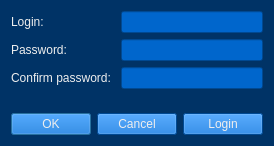
<?xml version="1.0" encoding="UTF-8"?>
<ui version="4.0">
 <class>RegistrationForm</class>
 <widget class="QWidget" name="RegistrationForm">
  <property name="geometry">
   <rect>
    <x>0</x>
    <y>0</y>
    <width>272</width>
    <height>146</height>
   </rect>
  </property>
  <property name="windowTitle">
   <string>Register</string>
  </property>
  <property name="styleSheet">
   <string notr="true">QWidget {background-color: #003366; color: #EEEEEE}
QPushButton {background-color: #0066CC;}
QListWidget{background-color: #0066CC;}
QTextBrowser{background-color: #0066CC;}
QLineEdit{background-color: #0066CC;}
</string>
  </property>
  <layout class="QVBoxLayout" name="verticalLayout">
   <item>
    <layout class="QFormLayout" name="formLayout">
     <item row="0" column="0">
      <widget class="QLabel" name="label_2">
       <property name="text">
        <string>Login: </string>
       </property>
      </widget>
     </item>
     <item row="1" column="0">
      <widget class="QLabel" name="label">
       <property name="text">
        <string>Password: </string>
       </property>
      </widget>
     </item>
     <item row="2" column="0">
      <widget class="QLabel" name="label_3">
       <property name="text">
        <string>Confirm password: </string>
       </property>
      </widget>
     </item>
     <item row="0" column="1">
      <widget class="QLineEdit" name="loginEdit"/>
     </item>
     <item row="1" column="1">
      <widget class="QLineEdit" name="passwordEdit">
       <property name="echoMode">
        <enum>QLineEdit::Password</enum>
       </property>
      </widget>
     </item>
     <item row="2" column="1">
      <widget class="QLineEdit" name="passwordConfirmEdit">
       <property name="echoMode">
        <enum>QLineEdit::Password</enum>
       </property>
      </widget>
     </item>
    </layout>
   </item>
   <item>
    <spacer name="verticalSpacer">
     <property name="orientation">
      <enum>Qt::Vertical</enum>
     </property>
     <property name="sizeHint" stdset="0">
      <size>
       <width>20</width>
       <height>40</height>
      </size>
     </property>
    </spacer>
   </item>
   <item>
    <layout class="QHBoxLayout" name="horizontalLayout">
     <item>
      <widget class="QDialogButtonBox" name="buttonBox">
       <property name="standardButtons">
        <set>QDialogButtonBox::Cancel|QDialogButtonBox::Ok</set>
       </property>
      </widget>
     </item>
     <item>
      <widget class="QPushButton" name="loginButton">
       <property name="text">
        <string>Login</string>
       </property>
      </widget>
     </item>
    </layout>
   </item>
  </layout>
 </widget>
 <tabstops>
  <tabstop>loginEdit</tabstop>
  <tabstop>passwordEdit</tabstop>
  <tabstop>passwordConfirmEdit</tabstop>
  <tabstop>loginButton</tabstop>
 </tabstops>
 <resources/>
 <connections/>
</ui>
